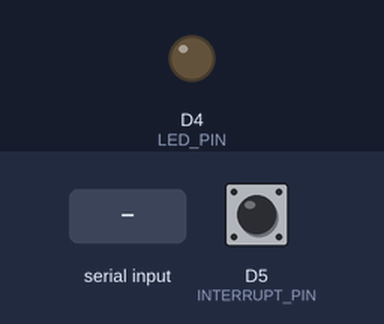
Recording of a program running on a simulated ESP8266 (NodeMCU). Parts: output pins drawn as LEDs (lit = HIGH). The test bench sets the inputs (shaded band); at power-on: D5 (INTERRUPT_PIN) LOW. The sensor or clock chip raises its interrupt line as the real part does; what the program prints to the serial monitor is not drawn.

Above: at 0.8 s.
0.9 s: "1\n" received over Serial
At 2.4 s:
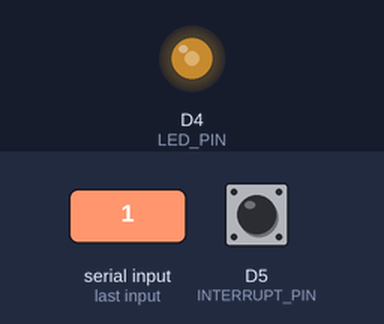
Timing chart, 0 to 3.9 s (numbered marks = the images above; inputs shaded):
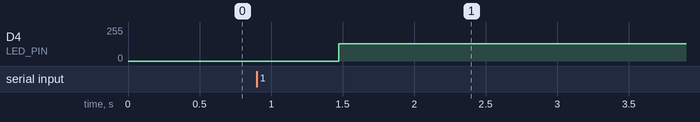

Measured:
- after the input at 0.9 s, D4 (LED_PIN): 0/255 → 130/255 after 0.57 s

The program:

main.cpp
```cpp
#include <Arduino.h>

// I2C device class (I2Cdev) demonstration Arduino sketch for MPU6050 class using DMP (MotionApps v2.0)
// 6/21/2012 by Jeff Rowberg <jeff@rowberg.net>
// Updates should (hopefully) always be available at https://github.com/jrowberg/i2cdevlib
//
// Changelog:
//      2019-07-08 - Added Auto Calibration and offset generator
//		   - and altered FIFO retrieval sequence to avoid using blocking code
//      2016-04-18 - Eliminated a potential infinite loop
//      2013-05-08 - added seamless Fastwire support
//                 - added note about gyro calibration
//      2012-06-21 - added note about Arduino 1.0.1 + Leonardo compatibility error
//      2012-06-20 - improved FIFO overflow handling and simplified read process
//      2012-06-19 - completely rearranged DMP initialization code and simplification
//      2012-06-13 - pull gyro and accel data from FIFO packet instead of reading directly
//      2012-06-09 - fix broken FIFO read sequence and change interrupt detection to RISING
//      2012-06-05 - add gravity-compensated initial reference frame acceleration output
//                 - add 3D math helper file to DMP6 example sketch
//                 - add Euler output and Yaw/Pitch/Roll output formats
//      2012-06-04 - remove accel offset clearing for better results (thanks Sungon Lee)
//      2012-06-01 - fixed gyro sensitivity to be 2000 deg/sec instead of 250
//      2012-05-30 - basic DMP initialization working

/* ============================================
I2Cdev device library code is placed under the MIT license
Copyright (c) 2012 Jeff Rowberg

Permission is hereby granted, free of charge, to any person obtaining a copy
of this software and associated documentation files (the "Software"), to deal
in the Software without restriction, including without limitation the rights
to use, copy, modify, merge, publish, distribute, sublicense, and/or sell
copies of the Software, and to permit persons to whom the Software is
furnished to do so, subject to the following conditions:

The above copyright notice and this permission notice shall be included in
all copies or substantial portions of the Software.

THE SOFTWARE IS PROVIDED "AS IS", WITHOUT WARRANTY OF ANY KIND, EXPRESS OR
IMPLIED, INCLUDING BUT NOT LIMITED TO THE WARRANTIES OF MERCHANTABILITY,
FITNESS FOR A PARTICULAR PURPOSE AND NONINFRINGEMENT. IN NO EVENT SHALL THE
AUTHORS OR COPYRIGHT HOLDERS BE LIABLE FOR ANY CLAIM, DAMAGES OR OTHER
LIABILITY, WHETHER IN AN ACTION OF CONTRACT, TORT OR OTHERWISE, ARISING FROM,
OUT OF OR IN CONNECTION WITH THE SOFTWARE OR THE USE OR OTHER DEALINGS IN
THE SOFTWARE.
===============================================
*/

// I2Cdev and MPU6050 must be installed as libraries, or else the .cpp/.h files
// for both classes must be in the include path of your project
#include "I2Cdev.h"

#include "MPU6050_6Axis_MotionApps20.h"
//#include "MPU6050.h" // not necessary if using MotionApps include file

// Arduino Wire library is required if I2Cdev I2CDEV_ARDUINO_WIRE implementation
// is used in I2Cdev.h
#if I2CDEV_IMPLEMENTATION == I2CDEV_ARDUINO_WIRE
    #include "Wire.h"
#endif

// class default I2C address is 0x68
// specific I2C addresses may be passed as a parameter here
// AD0 low = 0x68 (default for SparkFun breakout and InvenSense evaluation board)
// AD0 high = 0x69
MPU6050 mpu;
//MPU6050 mpu(0x69); // <-- use for AD0 high

/* =========================================================================
   NOTE: In addition to connection 3.3v, GND, SDA, and SCL, this sketch
   depends on the MPU-6050's INT pin being connected to the Arduino's
   external interrupt #0 pin. On the Arduino Uno and Mega 2560, this is
   digital I/O pin 2.
 * ========================================================================= */

/* =========================================================================
   NOTE: Arduino v1.0.1 with the Leonardo board generates a compile error
   when using Serial.write(buf, len). The Teapot output uses this method.
   The solution requires a modification to the Arduino USBAPI.h file, which
   is fortunately simple, but annoying. This will be fixed in the next IDE
   release. For more info, see these links:

   http://arduino.cc/forum/index.php/topic,109987.0.html
   http://code.google.com/p/arduino/issues/detail?id=958
 * ========================================================================= */


// uncomment "OUTPUT_READABLE_QUATERNION" if you want to see the actual
// quaternion components in a [w, x, y, z] format (not best for parsing
// on a remote host such as Processing or something though)
//#define OUTPUT_READABLE_QUATERNION

// uncomment "OUTPUT_READABLE_EULER" if you want to see Euler angles
// (in degrees) calculated from the quaternions coming from the FIFO.
// Note that Euler angles suffer from gimbal lock (for more info, see
// http://en.wikipedia.org/wiki/Gimbal_lock)
//#define OUTPUT_READABLE_EULER

// uncomment "OUTPUT_READABLE_YAWPITCHROLL" if you want to see the yaw/
// pitch/roll angles (in degrees) calculated from the quaternions coming
// from the FIFO. Note this also requires gravity vector calculations.
// Also note that yaw/pitch/roll angles suffer from gimbal lock (for
// more info, see: http://en.wikipedia.org/wiki/Gimbal_lock)
//define OUTPUT_READABLE_YAWPITCHROLL

// uncomment "OUTPUT_READABLE_REALACCEL" if you want to see acceleration
// components with gravity removed. This acceleration reference frame is
// not compensated for orientation, so +X is always +X according to the
// sensor, just without the effects of gravity. If you want acceleration
// compensated for orientation, us OUTPUT_READABLE_WORLDACCEL instead.
//#define OUTPUT_READABLE_REALACCEL

// uncomment "OUTPUT_READABLE_WORLDACCEL" if you want to see acceleration
// components with gravity removed and adjusted for the world frame of
// reference (yaw is relative to initial orientation, since no magnetometer
// is present in this case). Could be quite handy in some cases.
//#define OUTPUT_READABLE_WORLDACCEL

// uncomment "OUTPUT_TEAPOT" if you want output that matches the
// format used for the InvenSense teapot demo
#define OUTPUT_TEAPOT


#define INTERRUPT_PIN D5  // Using D5 of the NodeMCU for Interrupts
#define LED_PIN 2 // LED_BUILTIN on GPIO 2 of the NodeMCU V2
bool blinkState = false;

// MPU control/status vars
bool dmpReady = false;  // set true if DMP init was successful
uint8_t mpuIntStatus;   // holds actual interrupt status byte from MPU
uint8_t devStatus;      // return status after each device operation (0 = success, !0 = error)
uint16_t packetSize;    // expected DMP packet size (default is 42 bytes)
uint16_t fifoCount;     // count of all bytes currently in FIFO
uint8_t fifoBuffer[64]; // FIFO storage buffer

// orientation/motion vars
Quaternion q;           // [w, x, y, z]         quaternion container
VectorInt16 aa;         // [x, y, z]            accel sensor measurements
VectorInt16 aaReal;     // [x, y, z]            gravity-free accel sensor measurements
VectorInt16 aaWorld;    // [x, y, z]            world-frame accel sensor measurements
VectorFloat gravity;    // [x, y, z]            gravity vector
float euler[3];         // [psi, theta, phi]    Euler angle container
float ypr[3];           // [yaw, pitch, roll]   yaw/pitch/roll container and gravity vector

// packet structure for InvenSense teapot demo
uint8_t teapotPacket[14] = { '$', 0x02, 0,0, 0,0, 0,0, 0,0, 0x00, 0x00, '\r', '\n' };


// ================================================================
// ===               INTERRUPT DETECTION ROUTINE                ===
// ================================================================

volatile bool mpuInterrupt = false;     // indicates whether MPU interrupt pin has gone high
void IRAM_ATTR dmpDataReady() {
    mpuInterrupt = true;
}


// ================================================================
// ===                      INITIAL SETUP                       ===
// ================================================================

void setup() {
    // join I2C bus (I2Cdev library doesn't do this automatically)
    #if I2CDEV_IMPLEMENTATION == I2CDEV_ARDUINO_WIRE
        Wire.begin(D2, D1); // SDA SCL connected to D2 & D1 respectively on the NodeMCU V2
        Wire.setClock(400000); // 400kHz I2C clock. Comment this line if having compilation difficulties
    #elif I2CDEV_IMPLEMENTATION == I2CDEV_BUILTIN_FASTWIRE
        Fastwire::setup(400, true);
    #endif

    // initialize serial communication
    // (115200 chosen because it is required for Teapot Demo output, but it's
    // really up to you depending on your project)
    Serial.begin(115200);
    while (!Serial); // wait for Leonardo enumeration, others continue immediately

    // NOTE: 8MHz or slower host processors, like the Teensy @ 3.3V or Arduino
    // Pro Mini running at 3.3V, cannot handle this baud rate reliably due to
    // the baud timing being too misaligned with processor ticks. You must use
    // 38400 or slower in these cases, or use some kind of external separate
    // crystal solution for the UART timer.

    // initialize device
    Serial.println(F("Initializing I2C devices..."));
    mpu.initialize();
    pinMode(INTERRUPT_PIN, INPUT);

    // verify connection
    Serial.println(F("Testing device connections..."));
    Serial.println(mpu.testConnection() ? F("MPU6050 connection successful") : F("MPU6050 connection failed"));

    // wait for ready
    Serial.println(F("\nSend any character to begin DMP programming and demo: "));
    while (Serial.available() && Serial.read()); // empty buffer
    while (!Serial.available());                 // wait for data
    while (Serial.available() && Serial.read()); // empty buffer again

    // load and configure the DMP
    Serial.println(F("Initializing DMP..."));
    devStatus = mpu.dmpInitialize();

    // supply your own gyro offsets here, scaled for min sensitivity
    mpu.setXGyroOffset(220);
    mpu.setYGyroOffset(76);
    mpu.setZGyroOffset(-85);
    mpu.setZAccelOffset(1788); // 1688 factory default for my test chip

    // make sure it worked (returns 0 if so)
    if (devStatus == 0) {
        // Calibration Time: generate offsets and calibrate our MPU6050
        mpu.CalibrateAccel(6);
        mpu.CalibrateGyro(6);
        mpu.PrintActiveOffsets();
        // turn on the DMP, now that it's ready
        Serial.println(F("Enabling DMP..."));
        mpu.setDMPEnabled(true);

        // enable Arduino interrupt detection
        Serial.print(F("Enabling interrupt detection (Arduino external interrupt "));
        Serial.print(digitalPinToInterrupt(INTERRUPT_PIN));
        Serial.println(F(")..."));
        attachInterrupt(digitalPinToInterrupt(INTERRUPT_PIN), dmpDataReady, RISING);
        mpuIntStatus = mpu.getIntStatus();

        // set our DMP Ready flag so the main loop() function knows it's okay to use it
        Serial.println(F("DMP ready! Waiting for first interrupt..."));
        dmpReady = true;

        // get expected DMP packet size for later comparison
        packetSize = mpu.dmpGetFIFOPacketSize();
    } else {
        // ERROR!
        // 1 = initial memory load failed
        // 2 = DMP configuration updates failed
        // (if it's going to break, usually the code will be 1)
        Serial.print(F("DMP Initialization failed (code "));
        Serial.print(devStatus);
        Serial.println(F(")"));
    }

    // configure LED for output
    pinMode(LED_PIN, OUTPUT);
}


// ================================================================
// ===                    MAIN PROGRAM LOOP                     ===
// ================================================================

void loop() {
    // if programming failed, don't try to do anything
    if (!dmpReady) return;
    // read a packet from FIFO
    if (mpu.dmpGetCurrentFIFOPacket(fifoBuffer)) { // Get the Latest packet
        #ifdef OUTPUT_READABLE_QUATERNION
            // display quaternion values in easy matrix form: w x y z
            mpu.dmpGetQuaternion(&q, fifoBuffer);
            Serial.print("quat\t");
            Serial.print(q.w);
            Serial.print("\t");
            Serial.print(q.x);
            Serial.print("\t");
            Serial.print(q.y);
            Serial.print("\t");
            Serial.println(q.z);
        #endif

        #ifdef OUTPUT_READABLE_EULER
            // display Euler angles in degrees
            mpu.dmpGetQuaternion(&q, fifoBuffer);
            mpu.dmpGetEuler(euler, &q);
            Serial.print("euler\t");
            Serial.print(euler[0] * 180/M_PI);
            Serial.print("\t");
            Serial.print(euler[1] * 180/M_PI);
            Serial.print("\t");
            Serial.println(euler[2] * 180/M_PI);
        #endif

        #ifdef OUTPUT_READABLE_YAWPITCHROLL
            // display Euler angles in degrees
            mpu.dmpGetQuaternion(&q, fifoBuffer);
            mpu.dmpGetGravity(&gravity, &q);
            mpu.dmpGetYawPitchRoll(ypr, &q, &gravity);
            Serial.print("ypr\t");
            Serial.print(ypr[0] * 180/M_PI);
            Serial.print("\t");
            Serial.print(ypr[1] * 180/M_PI);
            Serial.print("\t");
            Serial.println(ypr[2] * 180/M_PI);
        #endif

        #ifdef OUTPUT_READABLE_REALACCEL
            // display real acceleration, adjusted to remove gravity
            mpu.dmpGetQuaternion(&q, fifoBuffer);
            mpu.dmpGetAccel(&aa, fifoBuffer);
            mpu.dmpGetGravity(&gravity, &q);
            mpu.dmpGetLinearAccel(&aaReal, &aa, &gravity);
            Serial.print("areal\t");
            Serial.print(aaReal.x);
            Serial.print("\t");
            Serial.print(aaReal.y);
            Serial.print("\t");
            Serial.println(aaReal.z);
        #endif

        #ifdef OUTPUT_READABLE_WORLDACCEL
            // display initial world-frame acceleration, adjusted to remove gravity
            // and rotated based on known orientation from quaternion
            mpu.dmpGetQuaternion(&q, fifoBuffer);
            mpu.dmpGetAccel(&aa, fifoBuffer);
            mpu.dmpGetGravity(&gravity, &q);
            mpu.dmpGetLinearAccel(&aaReal, &aa, &gravity);
            mpu.dmpGetLinearAccelInWorld(&aaWorld, &aaReal, &q);
            Serial.print("aworld\t");
            Serial.print(aaWorld.x);
            Serial.print("\t");
            Serial.print(aaWorld.y);
            Serial.print("\t");
            Serial.println(aaWorld.z);
        #endif

        #ifdef OUTPUT_TEAPOT
            // display quaternion values in InvenSense Teapot demo format:
            teapotPacket[2] = fifoBuffer[0];
            teapotPacket[3] = fifoBuffer[1];
            teapotPacket[4] = fifoBuffer[4];
            teapotPacket[5] = fifoBuffer[5];
            teapotPacket[6] = fifoBuffer[8];
            teapotPacket[7] = fifoBuffer[9];
            teapotPacket[8] = fifoBuffer[12];
            teapotPacket[9] = fifoBuffer[13];
            Serial.write(teapotPacket, 14);
            teapotPacket[11]++; // packetCount, loops at 0xFF on purpose
        #endif

        // blink LED to indicate activity
        blinkState = !blinkState;
        digitalWrite(LED_PIN, blinkState);
    }
}
```
